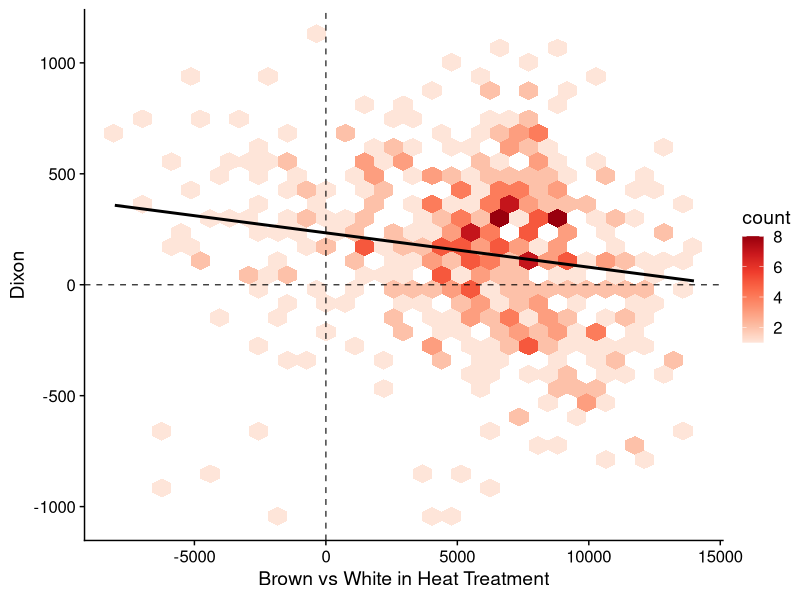

R code for this plot:
## Comparing to Dixon et al. stress modules (2020)

# libraries
library(tidyverse)
library(cowplot)

# Read in Dixon data
Dixon_MF = read.table("../Dixon_MF.csv", header = T)
Dixon_CC = read.table("../Dixon_CC.csv", header = T)
Dixon_BP = read.table("../Dixon_BP.csv", header = T)

# Heat x sym module
heat_xsym_BP = read.table("../../GO_DEGs/MWU_BP_sym_heat_results.csv", header = T)

# Terms in both sets
BP_goods=intersect(heat_xsym_BP$term,Dixon_BP$term)
data1=heat_xsym_BP[heat_xsym_BP$term %in% BP_goods,]
data2=Dixon_BP[Dixon_BP$term %in% BP_goods,]

# Combine them
bp_plot=merge(data1,data2,by="term")

ggplot(bp_plot, aes(delta.rank.x, delta.rank.y, label = name.y)) +
  scale_fill_distiller(palette = "Reds", direction = 1) +
  geom_hex() +
  labs( x = "Brown vs White in Heat Treatment",
        y = "Dixon") +
  geom_vline(xintercept = 0, linetype = 2, alpha = 0.75) +
  geom_hline(yintercept = 0, linetype = 2, alpha = 0.75) +
  geom_smooth(method=lm, color="black", se =FALSE) +
  theme_cowplot()

